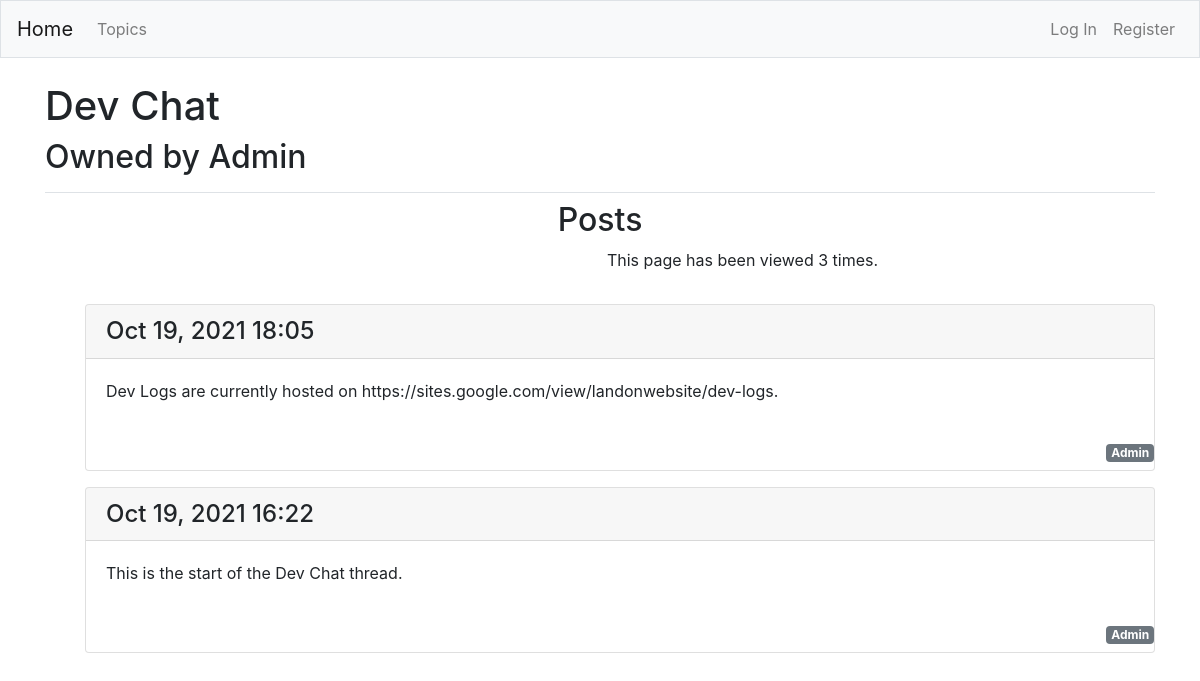
The app's page /topic/24 with its own data.
### forum/models.py (models this page shows, shortened)
class Topic(models.Model):
	userViewList = [
		1
	]
	view = {
		"count": 0
	}
	owner = models.ForeignKey(User, on_delete=models.CASCADE)
	text = models.CharField(max_length=200)
	date_added = models.DateTimeField(auto_now_add = True)
	def __str__(self):
		return self.text

class Entry(models.Model):
	owner = models.ForeignKey(User, on_delete=models.CASCADE)
	topic = models.ForeignKey(Topic, on_delete = models.CASCADE)
	text = models.TextField()
	date_added = models.DateTimeField(auto_now_add = True)
	class Meta:
		verbose_name_plural = "entries"

### forum/views.py (the view)
# urls.py: path("topic/<int:topic_id>", views.topic, name = "topic"),
def topic(request, topic_id):
	topic = Topic.objects.get(id=topic_id)
	print(topic.view)
	topic.view["count"] += 1
	topic.save()
	owner = topic.owner
	entries = topic.entry_set.order_by("-date_added")
	for entry in entries:
		if request.user == entry.owner:
			entry.userIsOwner = True
		else:
			entry.userIsOwner = False
	context = {
		"topic": topic,
		"entries": entries,
		"owner": owner,
		"view": topic.view
	}
	return render(request, "forum/topic.html", context)

### forum/templates/forum/topic.html (shortened to what this page needs)
{% extends "forum/base.html" %}
{% block head %}
<h1>{{ topic }}</h1>
<h2>Owned by {{ owner }}</h2>
{% endblock head %}
{% block body %}
<h2 class="text-center">Posts</h2>
<div class="pb-3 row">
	<div class="col-sm-5">
	</div>
	<div class="col-sm-5">
		<p class="text-center">This page has been viewed {{ view.count }} times.</p>
	</div>
</div>
<ul>
	{% for entry in entries %}
		<div class="card mb-3">
			<h4 class="card-header">{{ entry.date_added | date:"M d, Y H:i" }}</h4>
			<div class="card-body">
				{{ entry.text | linebreaks }}
			</div>
			<div class="text-right">
				<h2 class="badge badge-secondary">{{ entry.owner }}</h2>
			</div>
		</div>
	{% empty %}
		<li>There are no entries for this topic.</li>
	{% endfor %}
</ul>
{% endblock body %}

### forum/templates/forum/base.html (shortened to what this page needs)
{% load bootstrap4 %}
<!DOCTYPE html>
<html lang="en">
	<head>
		{% bootstrap_css %}
	</head>
	<body>
		<nav class="navbar navbar-expand-md navbar-light bg-light mb-4 border">
			<a href="{% url 'forum:index' %}" class="navbar-brand">Home</a>
			<div class="collapse navbar-collapse" id="navbarCollapse">
				<ul class="navbar-nav mr-auto">
					<li class="nav-item">
						<a href="{% url 'forum:topics' %}" class="nav-link">Topics</a>
					</li>
				</ul>
				<ul class="navbar-nav ml-auto">
					{% if user.is_authenticated %}
						<li class="nav-item">
							<a href="{% url 'forum:user' user.id %}" class="nav-link">{{ user.username }}</a>
						</li>
						<li class="nav-item">
							<a href="{% url 'users:logout' %}" class="nav-link">Log Out</a>
						</li>
					{% else %}
						<li class="nav-item">
							<a href="{% url 'users:login' %}" class="nav-link">Log In</a>
						</li>
						<li class="nav-item">
							<a href="{% url 'users:register' %}" class="nav-link">Register</a>
						</li>
					{% endif %}
				</ul>
			</div>
		</nav>
		<main role="main" class="container">
			<div class="pb-2 mb-2 border-bottom">
				{% block head %}
				{% endblock head %}
			</div>
			<div>
				{% block body %}
				{% endblock body %}
			</div>
		</main>
	</body>
</html>

### records on screen
Topic: text "Dev Chat"
Entry: date_added "Oct 19, 2021 18:05", text "Dev Logs are currently hosted on https://sites.google.com/view/landonwebsite/dev-logs.", owner "Admin"
Entry: date_added "Oct 19, 2021 16:22", text "This is the start of the Dev Chat thread.", owner "Admin"

### other values on screen
{{ owner }} "Admin"
{{ view.count }} "3"
